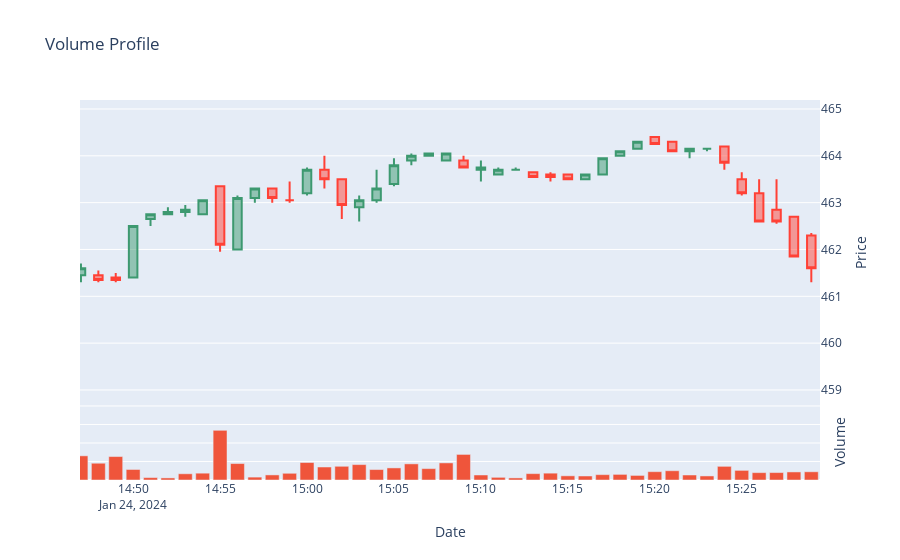

Notebook source saved alongside this figure:
### Markdown cell above
### Volume Profile

### Code cell
# change price_pace to control number of bars
fig = volume_profile(df, price_pace=0.1)
fig.show()

### Figure 1 — Plotly figure (JSON) as saved in the notebook; plotly's stock layout.template omitted (floating-point values rounded to 4 significant figures; data arrays with more than 128 entries replaced by an {"elided": "..."} marker saying what was removed)
{"data": [{"close": {"elided": "375 float values"}, "high": {"elided": "375 float values"}, "low": {"elided": "375 float values"}, "open": {"elided": "375 float values"}, "showlegend": false, "type": "candlestick", "visible": true, "x": {"elided": "375 str values"}, "xaxis": "x", "yaxis": "y2"}, {"name": "Volume", "showlegend": false, "type": "bar", "x": {"elided": "375 str values"}, "y": {"elided": "375 int values"}, "yaxis": "y"}, {"marker": {"color": "blue"}, "opacity": 0.2, "orientation": "h", "showlegend": false, "type": "bar", "visible": true, "x": [0, 0, 0, 0, 0, 0, 0, 94820, 0, 0, 53041, 187702, 325496, 105737, 282344, 325559, 212347, 82162, 150617, 59474, 117503, 0, 138285, 117811, 1197990, 1662666, 2922475, 1572474, 127309, 1110722, 1701023, 2257403, 497929, 67983, 306344, 347801, 603654, 189516, 166217, 322305, 174202, 162066, 341904, 169751, 365806, 219243, 73803, 159299, 71365, 51014, 496221, 84415, 234139, 153882, 129242, 162265, 0, 70206, 0, 77663, 23324, 0, 10279, 0, 49457, 108296, 64155, 20030, 38202, 30386, 123279, 54029, 114280, 71689, 56139, 72790, 0, 30075, 0, 0, 7402, 13739, 43568, 40690, 20081, 0, 23564, 0], "xaxis": "x2", "y": [458.8, 458.9, 459.0, 459.1, 459.2, 459.3, 459.4, 459.5, 459.6, 459.7, 459.8, 459.9, 460.0, 460.1, 460.2, 460.3, 460.4, 460.5, 460.6, 460.7, 460.8, 460.9, 461.0, 461.1, 461.2, 461.3, 461.4, 461.5, 461.6, 461.7, 461.8, 461.9, 462.0, 462.1, 462.2, 462.3, 462.4, 462.5, 462.6, 462.7, 462.8, 462.9, 463.0, 463.1, 463.2, 463.3, 463.4, 463.5, 463.6, 463.7, 463.8, 463.9, 464.0, 464.1, 464.2, 464.3, 464.4, 464.5, 464.6, 464.7, 464.8, 464.9, 465.0, 465.1, 465.2, 465.3, 465.4, 465.5, 465.6, 465.7, 465.8, 465.9, 466.0, 466.1, 466.2, 466.3, 466.4, 466.5, 466.6, 466.7, 466.8, 466.9, 467.0, 467.1, 467.2, 467.3, 467.4, 467.5], "yaxis": "y3"}], "layout": {"autosize": true, "title": {"text": "Volume Profile"}, "xaxis": {"autorange": false, "range": ["2024-01-24 14:46:56.687", "2024-01-24 15:29:30"], "rangeslider": {"visible": false, "yaxis": {}, "yaxis2": {}, "yaxis3": {}}, "side": "bottom", "title": {"text": "Date"}, "type": "date"}, "xaxis2": {"autorange": false, "overlaying": "x", "range": [12950000.0, 14612375], "showgrid": false, "showticklabels": false, "side": "top", "ticks": "", "type": "linear"}, "yaxis": {"autorange": true, "domain": [0, 0.2], "range": [0, 410500.0], "showticklabels": false, "side": "right", "title": {"text": "Volume"}, "type": "linear"}, "yaxis2": {"autorange": false, "domain": [0.2, 1], "range": [458.7, 465.2], "side": "right", "title": {"text": "Price"}}, "yaxis3": {"autorange": false, "overlaying": "y2", "range": [458.7, 465.2], "showticklabels": false, "side": "left", "type": "linear"}}}
